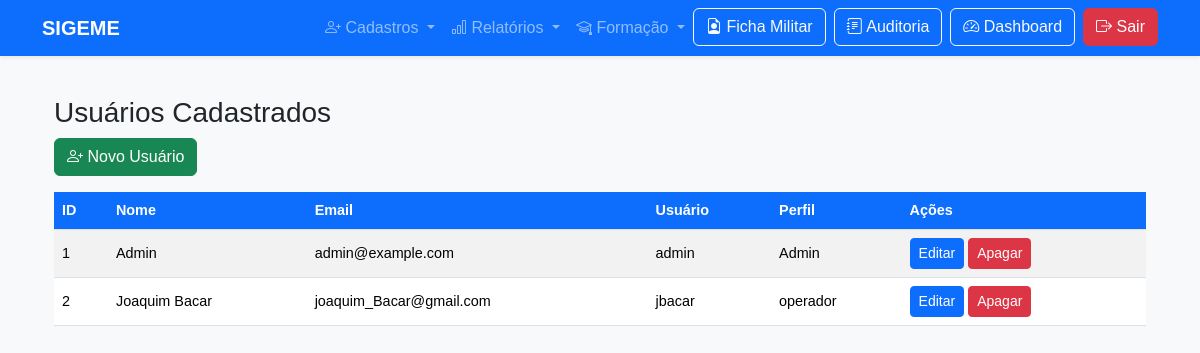
The page /admin/usuarios (signed in) on the database its author committed.
### app.py (models this page shows, shortened)
class Usuario(db.Model, UserMixin):
    __tablename__ = 'Usuarios'
    id = db.Column(db.Integer, primary_key=True)
    nome = db.Column(db.String(100), nullable=False)
    email = db.Column(db.String(120), unique=True, nullable=False)
    username = db.Column(db.String(150), unique=True, nullable=False)
    password_hash = db.Column(db.String(200), nullable=False)
    perfil = db.Column(db.String(50), nullable=False)  # admin, operador, visualizador

### app.py (the view)
@app.route("/admin/usuarios")
@login_required
@perfis_requeridos('admin')   # <-- só Admin pode criar usuários
def usuarios():
    lista_usuarios = Usuario.query.all()
    return render_template("usuarios.html", usuarios=lista_usuarios)

### app.py (called while the page is built)
@login_manager.user_loader
def load_user(user_id):
    return Usuario.query.get(int(user_id))

def perfis_requeridos(*perfis):
    def wrapper(f):
        @wraps(f)
        def decorated_function(*args, **kwargs):
            if not current_user.is_authenticated:
                abort(403)
            if current_user.perfil.lower() not in [p.lower() for p in perfis]:
                abort(403)
            return f(*args, **kwargs)
        return decorated_function
    return wrapper

### templates/usuarios.html
{% extends "base.html" %}
{% block content %}
<div class="container mt-4">
    <h3>Usuários Cadastrados</h3>
    <a href="{{ url_for('add_usuario') }}" class="btn btn-success mb-3">
        <i class="bi bi-person-plus"></i> Novo Usuário
    </a>
    <table class="table table-striped">
        <thead>
            <tr>
                <th>ID</th>
                <th>Nome</th>
                <th>Email</th>
                <th>Usuário</th>
                <th>Perfil</th>
                <th>Ações</th>
            </tr>
        </thead>
        <tbody>
            {% for u in usuarios %}
            <tr>
                <td>{{ u.id }}</td>
                <td>{{ u.nome }}</td>
                <td>{{ u.email }}</td>
                <td>{{ u.username }}</td>
                <td>{{ u.perfil }}</td>
                <td>
                    <a href="{{ url_for('editar_usuario', id=u.id) }}" class="btn btn-primary btn-sm">Editar</a>
                    <a href="{{ url_for('apagar_usuario', id=u.id) }}" class="btn btn-danger btn-sm">Apagar</a>
                </td>
            </tr>
            {% endfor %}
        </tbody>
    </table>
</div>
{% endblock %}

### static/style.css (style rules this page uses)
body { background-color: #f8f9fa; font-family: Arial, sans-serif; }
.table { font-size: 0.9rem; }
.table th { background-color: #0d6efd; color: #fff; }
.table td, .table th { padding: 0.5rem; vertical-align: middle; }
.btn-primary { background-color: #0d6efd; border-color: #0d6efd; }
.btn-danger { background-color: #dc3545; border-color: #dc3545; }

### rows shown on the page
Usuario: id "1", nome "Admin", email "admin@example.com", username "admin", perfil "Admin"
Usuario: id "2", nome "Joaquim Bacar", email "joaquim_Bacar@gmail.com", username "jbacar", perfil "operador"
